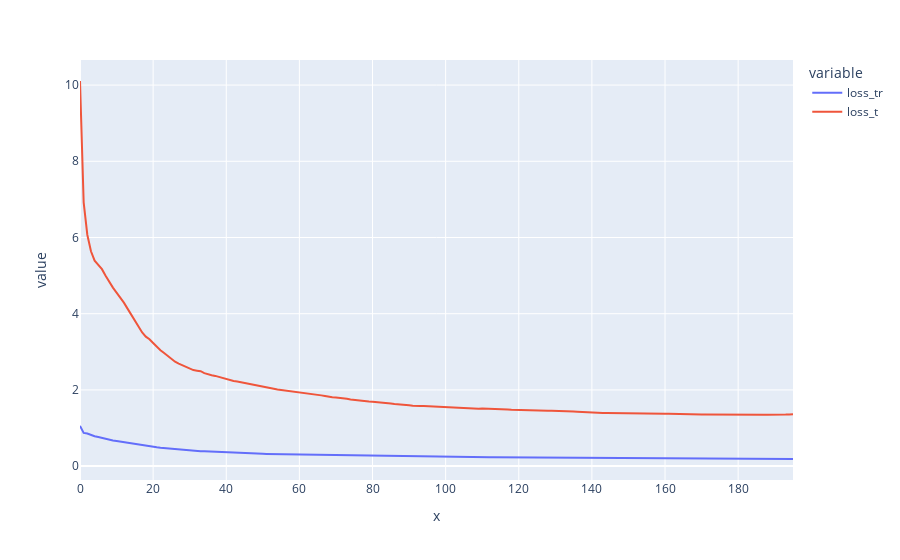

Here is the notebook cell this chart was saved with:
### Code cell
fig = px.line(df_loss, x=df_loss_train.index, y=['loss_tr', 'loss_t'])
fig.show()

### Figure 1 — Plotly figure (JSON) as saved in the notebook; plotly's stock layout.template omitted (floating-point values rounded to 4 significant figures; data arrays with more than 128 entries replaced by an {"elided": "..."} marker saying what was removed)
{"data": [{"hovertemplate": "variable=loss_tr<br>x=%{x}<br>value=%{y}<extra></extra>", "legendgroup": "loss_tr", "line": {"color": "#636efa", "dash": "solid"}, "marker": {"symbol": "circle"}, "mode": "lines", "name": "loss_tr", "orientation": "v", "showlegend": true, "type": "scatter", "x": {"elided": "196 int values"}, "xaxis": "x", "y": {"elided": "196 float values"}, "yaxis": "y"}, {"hovertemplate": "variable=loss_t<br>x=%{x}<br>value=%{y}<extra></extra>", "legendgroup": "loss_t", "line": {"color": "#EF553B", "dash": "solid"}, "marker": {"symbol": "circle"}, "mode": "lines", "name": "loss_t", "orientation": "v", "showlegend": true, "type": "scatter", "x": {"elided": "196 int values"}, "xaxis": "x", "y": {"elided": "196 float values"}, "yaxis": "y"}], "layout": {"autosize": true, "legend": {"title": {"text": "variable"}, "tracegroupgap": 0}, "margin": {"t": 60}, "xaxis": {"anchor": "y", "autorange": true, "domain": [0, 1], "range": [0, 195], "title": {"text": "x"}, "type": "linear"}, "yaxis": {"anchor": "x", "autorange": true, "domain": [0, 1], "range": [-0.3645, 10.66], "title": {"text": "value"}, "type": "linear"}}}
